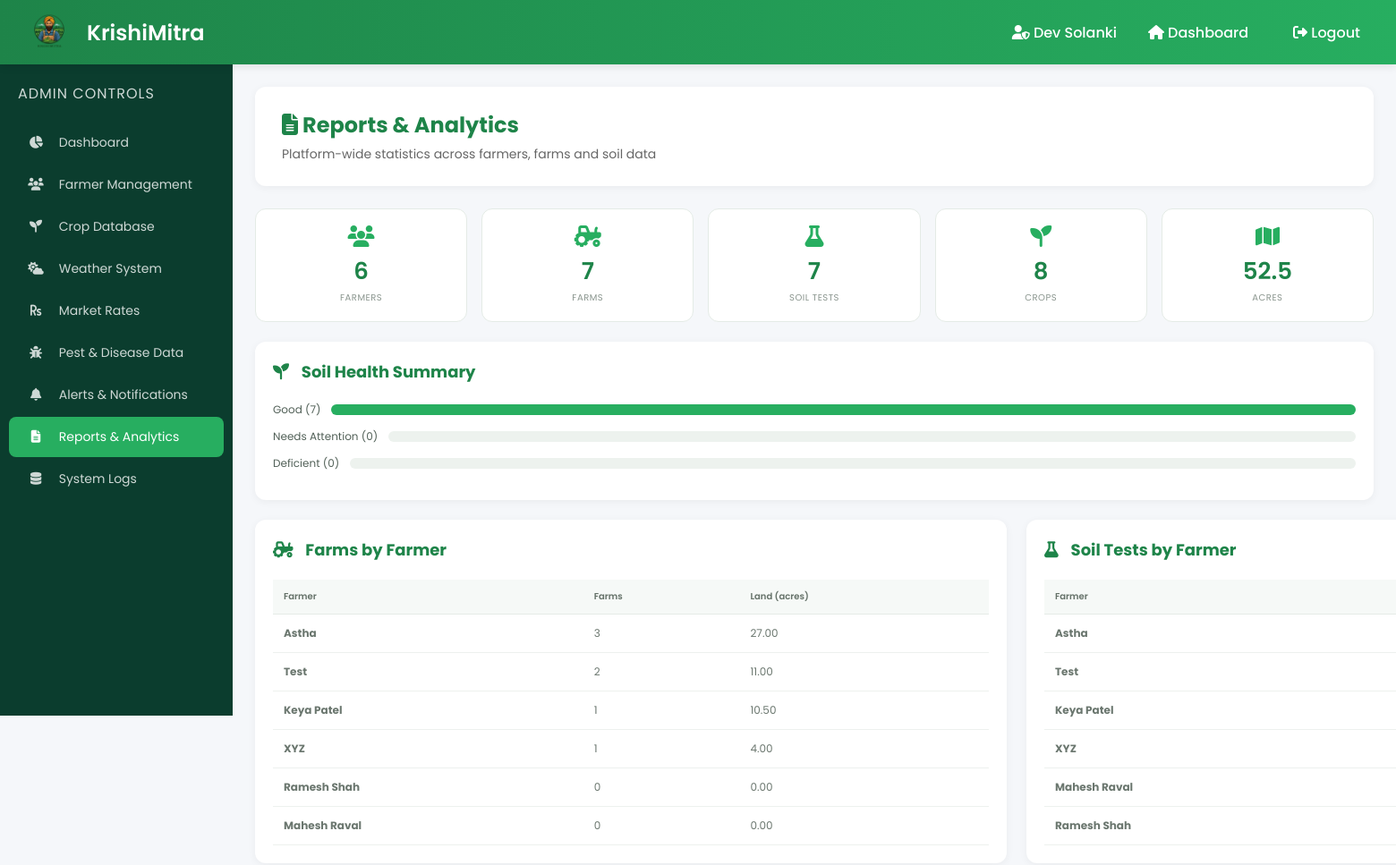
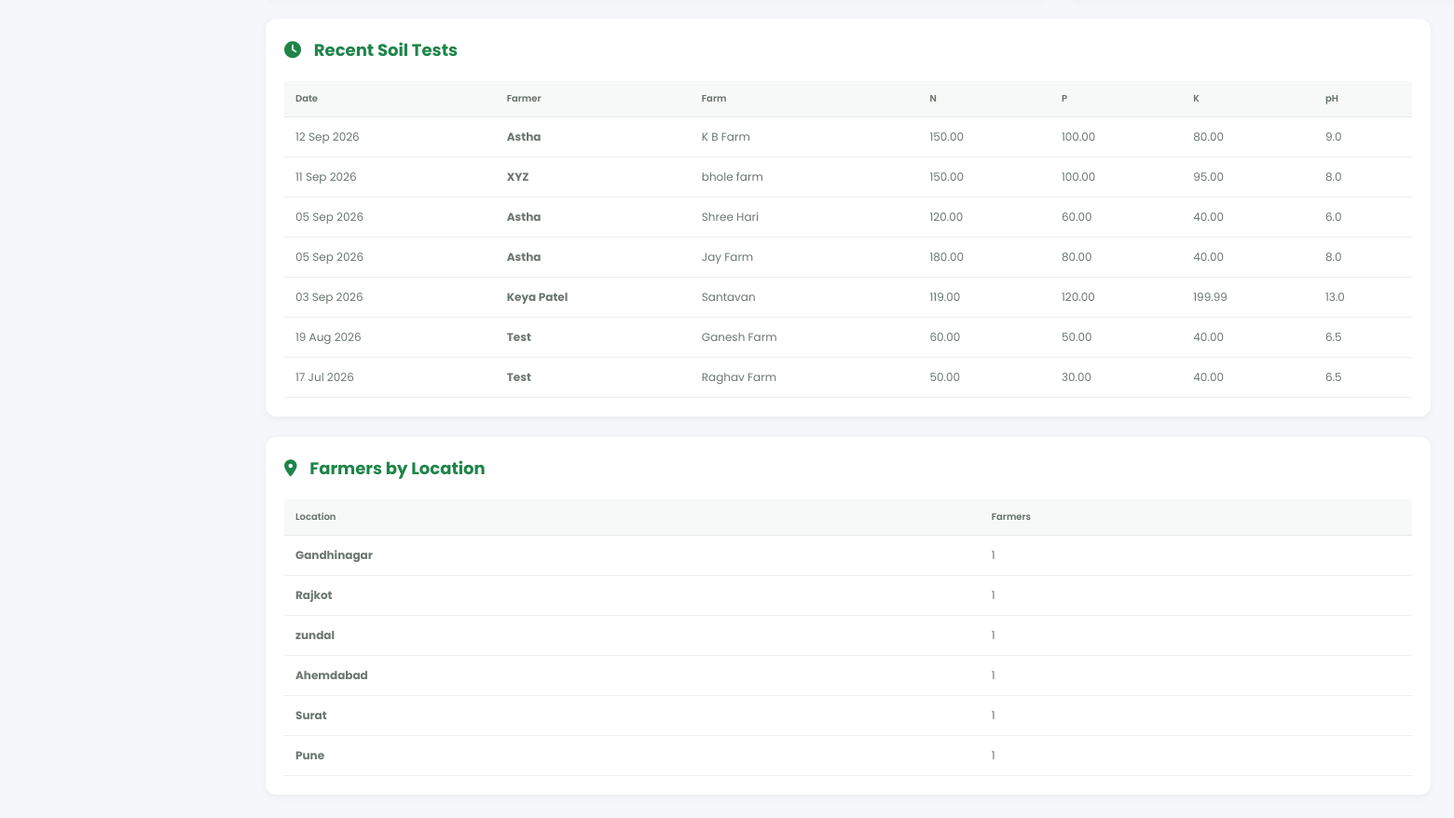
Screenshot of /KRISHIMITRA/admin/reports_analytics.php (signed in) with the database file from the repository (2 pictures, top to bottom).
### tables this page shows
CREATE TABLE `soil_data` (
  `id` int(11) NOT NULL,
  `farm_id` int(11) NOT NULL,
  `farmer_id` int(11) NOT NULL,
  `nitrogen` decimal(6,2) NOT NULL,
  `phosphorus` decimal(6,2) NOT NULL,
  `potassium` decimal(6,2) NOT NULL,
  `ph` decimal(4,1) NOT NULL,
  `temperature` decimal(5,1) NOT NULL,
  `humidity` decimal(5,1) NOT NULL,
  `rainfall` decimal(6,2) NOT NULL,
  `test_date` date NOT NULL,
  `created_at` timestamp NOT NULL DEFAULT current_timestamp()
);

CREATE TABLE `farmers` (
  `id` int(11) NOT NULL,
  `name` varchar(100) NOT NULL,
  `location` varchar(100) NOT NULL,
  `phone` varchar(15) NOT NULL,
  `password` varchar(255) NOT NULL,
  `created_at` timestamp NOT NULL DEFAULT current_timestamp(),
  `status` enum('active','inactive') DEFAULT 'active',
  `approved` tinyint(1) DEFAULT 1,
  `latitude` decimal(10,8) DEFAULT NULL,
  `longitude` decimal(11,8) DEFAULT NULL,
  `district` varchar(100) DEFAULT NULL
);

CREATE TABLE `farms` (
  `id` int(11) NOT NULL,
  `farmer_id` int(11) NOT NULL,
  `farm_name` varchar(100) NOT NULL,
  `location` varchar(100) NOT NULL,
  `farm_size` decimal(10,2) NOT NULL,
  `soil_type` varchar(50) DEFAULT NULL,
  `crop_history` text DEFAULT NULL,
  `created_at` timestamp NOT NULL DEFAULT current_timestamp(),
  `latitude` decimal(10,8) DEFAULT NULL,
  `longitude` decimal(11,8) DEFAULT NULL,
  `district` varchar(100) DEFAULT NULL
);

### KRISHIMITRA/admin/reports_analytics.php (the view, shortened to what this page needs)
<?php
require_once '../config/database.php';
$total_farmers = (int)$pdo->query("SELECT COUNT(*) FROM farmers")->fetchColumn();
$total_farms = (int)$pdo->query("SELECT COUNT(*) FROM farms")->fetchColumn();
$total_soil_tests = (int)$pdo->query("SELECT COUNT(*) FROM soil_data")->fetchColumn();
$total_crops = (int)$pdo->query("SELECT COUNT(*) FROM crops")->fetchColumn();
$total_land = (float)$pdo->query("SELECT COALESCE(SUM(farm_size),0) FROM farms")->fetchColumn();
$healthy = $warning = $deficient = 0;
$soil = $pdo->query("SELECT nitrogen, phosphorus, potassium FROM soil_data")->fetchAll();
foreach ($soil as $sd) {
    $h = getSoilHealthStatus($sd['nitrogen'], $sd['phosphorus'], $sd['potassium']);
    if ($h['status'] === 'healthy') $healthy++;
    elseif ($h['status'] === 'warning') $warning++;
    else $deficient++;
}
$soil_total = $healthy + $warning + $deficient;
$farms_by_farmer = $pdo->query("
    SELECT f.name AS farmer_name, COUNT(fa.id) AS farm_count,
           COALESCE(SUM(fa.farm_size),0) AS land
    FROM farmers f
    LEFT JOIN farms fa ON fa.farmer_id = f.id
    GROUP BY f.id ORDER BY farm_count DESC, land DESC
")->fetchAll();
$tests_per_farmer = $pdo->query("
    SELECT f.name AS farmer_name, COUNT(sd.id) AS tests
    FROM farmers f
    LEFT JOIN soil_data sd ON sd.farmer_id = f.id
    GROUP BY f.id ORDER BY tests DESC
")->fetchAll();
$recent_soil = $pdo->query("
    SELECT sd.*, f.name AS farmer_name, fa.farm_name
    FROM soil_data sd
    LEFT JOIN farmers f ON sd.farmer_id = f.id
    LEFT JOIN farms fa ON sd.farm_id = fa.id
    ORDER BY sd.test_date DESC LIMIT 8
")->fetchAll();
$loc_dist = $pdo->query("SELECT location, COUNT(*) c FROM farmers GROUP BY location ORDER BY c DESC")->fetchAll();
?>
<!DOCTYPE html>
<html lang="en">
<head>
    <link rel="stylesheet" href="admin_dashboard.css">
    <link rel="stylesheet" href="manage_farmers.css">
    <link rel="stylesheet" href="https://cdnjs.cloudflare.com/ajax/libs/font-awesome/6.5.0/css/all.min.css">
</head>
<body>
<div class="navbar">
    <div class="brand">
        <img src="../assets/images/logo1.png" alt="KrishiMitra Logo" onerror="this.src='../pictures/images/logo1.png'">
        <h2>KrishiMitra</h2>
    </div>
    <div class="nav-links">
        <span><i class="fas fa-user-shield"></i> <?php echo htmlspecialchars($_SESSION['admin_name']); ?></span>
        <a href="admin_dashboard.php"><i class="fas fa-home"></i> Dashboard</a>
        <a href="../logout.php" class="logout-btn"><i class="fas fa-sign-out-alt"></i> Logout</a>
    </div>
</div>
<div class="layout">
    <div class="sidebar">
        <h3>Admin Controls</h3>
        <a href="admin_dashboard.php"><i class="fas fa-chart-pie"></i> Dashboard</a>
        <a href="manage_farmers.php"><i class="fas fa-users"></i> Farmer Management</a>
        <a href="crop_database.php"><i class="fas fa-seedling"></i> Crop Database</a>
        <a href="weather_admin.php"><i class="fas fa-cloud-sun"></i> Weather System</a>
        <a href="market_rates.php"><i class="fas fa-rupee-sign"></i> Market Rates</a>
        <a href="pest_disease.php"><i class="fas fa-bug"></i> Pest &amp; Disease Data</a>
        <a href="alerts_notifications.php"><i class="fas fa-bell"></i> Alerts &amp; Notifications</a>
        <a class="active" href="reports_analytics.php"><i class="fas fa-file-alt"></i> Reports &amp; Analytics</a>
        <a href="system_logs.php"><i class="fas fa-database"></i> System Logs</a>
    </div>
    <div class="content">
        <div class="welcome-box">
            <h2><i class="fas fa-file-alt"></i> Reports &amp; Analytics</h2>
            <p>Platform-wide statistics across farmers, farms and soil data</p>
        </div>
        <div class="an-stats">
            <div class="an-stat"><i class="fas fa-users"></i><div class="val"><?php echo $total_farmers; ?></div><div class="lbl">Farmers</div></div>
            <div class="an-stat"><i class="fas fa-tractor"></i><div class="val"><?php echo $total_farms; ?></div><div class="lbl">Farms</div></div>
            <div class="an-stat"><i class="fas fa-flask"></i><div class="val"><?php echo $total_soil_tests; ?></div><div class="lbl">Soil Tests</div></div>
            <div class="an-stat"><i class="fas fa-seedling"></i><div class="val"><?php echo $total_crops; ?></div><div class="lbl">Crops</div></div>
            <div class="an-stat"><i class="fas fa-map"></i><div class="val"><?php echo number_format($total_land, 1); ?></div><div class="lbl">Acres</div></div>
        </div>
        <div class="farmers-table" style="margin-bottom:22px;">
            <div class="table-header"><h3><i class="fas fa-seedling"></i> Soil Health Summary</h3></div>
            <?php if ($soil_total > 0): ?>
                <?php $t = $soil_total; ?>
                <div class="bar-row bar-healthy"><span>Good (<?php echo $healthy; ?>)</span><div class="bar"><span style="width:<?php echo round($healthy/$t*100); ?>%;"></span></div></div>
                <div class="bar-row bar-warning"><span>Needs Attention (<?php echo $warning; ?>)</span><div class="bar"><span style="width:<?php echo round($warning/$t*100); ?>%;"></span></div></div>
                <div class="bar-row bar-deficient"><span>Deficient (<?php echo $deficient; ?>)</span><div class="bar"><span style="width:<?php echo round($deficient/$t*100); ?>%;"></span></div></div>
            <?php else: ?>
                <div class="no-data"><i class="fas fa-flask"></i><p>No soil test data available.</p></div>
            <?php endif; ?>
        </div>
        <div style="display:grid;grid-template-columns:1fr 1fr;gap:22px;">
            <div class="farmers-table">
                <div class="table-header"><h3><i class="fas fa-tractor"></i> Farms by Farmer</h3></div>
                <?php if (count($farms_by_farmer) > 0): ?>
                <div class="table-responsive">
                    <table class="rp-table">
                        <thead><tr><th>Farmer</th><th>Farms</th><th>Land (acres)</th></tr></thead>
                        <tbody>
                            <?php foreach ($farms_by_farmer as $r): ?>
                            <tr>
                                <td><strong><?php echo htmlspecialchars($r['farmer_name']); ?></strong></td>
                                <td><?php echo $r['farm_count']; ?></td>
                                <td><?php echo number_format((float)$r['land'], 2); ?></td>
                            </tr>
                            <?php endforeach; ?>
                        </tbody>
                    </table>
                </div>
                <?php else: ?>
                    <div class="no-data"><p>No farms yet.</p></div>
                <?php endif; ?>
            </div>
            <div class="farmers-table">
                <div class="table-header"><h3><i class="fas fa-flask"></i> Soil Tests by Farmer</h3></div>
                <?php if (count($tests_per_farmer) > 0): ?>
                <div class="table-responsive">
                    <table class="rp-table">
                        <thead><tr><th>Farmer</th><th>Soil Tests</th></tr></thead>
                        <tbody>
                            <?php foreach ($tests_per_farmer as $r): ?>
                            <tr>
                                <td><strong><?php echo htmlspecialchars($r['farmer_name']); ?></strong></td>
                            </tr>
                            <?php endforeach; ?>
                        </tbody>
                    </table>
                </div>
                <?php else: ?>
                    <div class="no-data"><p>No soil tests yet.</p></div>
                <?php endif; ?>
            </div>
        </div>
        <div class="farmers-table" style="margin-top:22px;">
            <div class="table-header"><h3><i class="fas fa-clock"></i> Recent Soil Tests</h3></div>
            <?php if (count($recent_soil) > 0): ?>
                <div class="table-responsive">
                    <table class="rp-table">
                        <thead><tr><th>Date</th><th>Farmer</th><th>Farm</th><th>N</th><th>P</th><th>K</th><th>pH</th></tr></thead>
                        <tbody>
                            <?php foreach ($recent_soil as $sd): ?>
                            <tr>
                                <td><?php echo date('d M Y', strtotime($sd['test_date'])); ?></td>
                                <td><strong><?php echo htmlspecialchars($sd['farmer_name']); ?></strong></td>
                                <td><?php echo htmlspecialchars($sd['farm_name']); ?></td>
                                <td><?php echo $sd['nitrogen']; ?></td>
                                <td><?php echo $sd['phosphorus']; ?></td>
                                <td><?php echo $sd['potassium']; ?></td>
                                <td><?php echo $sd['ph']; ?></td>
                            </tr>
                            <?php endforeach; ?>
                        </tbody>
                    </table>
                </div>
            <?php else: ?>
                <div class="no-data"><i class="fas fa-flask"></i><p>No soil tests recorded yet.</p></div>
            <?php endif; ?>
        </div>
        <div class="farmers-table" style="margin-top:22px;">
            <div class="table-header"><h3><i class="fas fa-map-marker-alt"></i> Farmers by Location</h3></div>
            <?php if (count($loc_dist) > 0): ?>
                <div class="table-responsive">
                    <table class="rp-table">
                        <thead><tr><th>Location</th><th>Farmers</th></tr></thead>
                        <tbody>
                            <?php foreach ($loc_dist as $r): ?>
                            <tr><td><strong><?php echo htmlspecialchars($r['location']); ?></strong></td><td><?php echo $r['c']; ?></td></tr>
                            <?php endforeach; ?>
                        </tbody>
                    </table>
                </div>
            <?php else: ?>
                <div class="no-data"><p>No farmers yet.</p></div>
            <?php endif; ?>
        </div>
    </div>
</div>
</body>
</html>

### KRISHIMITRA/admin/admin_dashboard.css (style rules this page uses)
* { margin: 0; padding: 0; box-sizing: border-box; }
body { font-family: 'Poppins', sans-serif; background: #f5f7fa; overflow-x: hidden; }
.navbar { position: fixed; top: 0; left: 0; width: 100%; height: 72px; background: linear-gradient(90deg, #1e8449, #27ae60); display: flex; justify-content: space-between; align-items: center; padding: 0 25px; color: white; z-index: 1000; box-shadow: 0 2px 10px rgba(0,0,0,0.1); }
.brand { display: flex; align-items: center; gap: 12px; }
.brand img { height: 60px; width: auto; object-fit: contain; }
.brand h2 { font-size: 24px; font-weight: 600; }
.nav-links { display: flex; align-items: center; gap: 20px; }
.nav-links span { color: white; font-weight: 500; }
.nav-links a { color: white; text-decoration: none; font-weight: 500; padding: 8px 15px; border-radius: 6px; transition: 0.3s; }
.layout { display: flex; margin-top: 72px; }
.sidebar { position: fixed; top: 72px; left: 0; width: 260px; height: calc(100vh - 72px); background: #0b3d2e; padding: 20px 0; color: white; overflow-y: auto; }
.sidebar h3 { padding: 0 20px; margin-bottom: 20px; font-size: 16px; opacity: 0.8; font-weight: 400; letter-spacing: 1px; text-transform: uppercase; }
.sidebar a { display: block; color: rgba(255,255,255,0.8); text-decoration: none; padding: 12px 20px; margin: 2px 10px; border-radius: 8px; transition: 0.3s; font-size: 14px; }
.sidebar a i { margin-right: 12px; width: 20px; text-align: center; }
.sidebar a.active { background: #27ae60; color: white; }
.content { margin-left: 260px; padding: 25px; width: calc(100% - 260px); min-height: calc(100vh - 72px); }
.welcome-box { background: white; padding: 25px 30px; border-radius: 12px; margin-bottom: 25px; box-shadow: 0 2px 10px rgba(0,0,0,0.05); }
.welcome-box h2 { color: #1e8449; margin-bottom: 5px; }
.welcome-box p { color: #666; font-size: 14px; }

### KRISHIMITRA/admin/manage_farmers.css (style rules this page uses)
.farmers-table { background: white; padding: 20px; border-radius: 12px; box-shadow: 0 2px 10px rgba(0,0,0,0.05); }
.table-header { display: flex; justify-content: space-between; align-items: center; margin-bottom: 20px; flex-wrap: wrap; gap: 10px; }
.table-header h3 { color: #1e8449; margin: 0; font-size: 18px; }
.table-header h3 i { margin-right: 10px; }
.table-responsive { overflow-x: auto; }
.farmers-table table { width: 100%; border-collapse: collapse; min-width: 800px; }
.farmers-table th { background: #f8f9fa; padding: 12px 15px; text-align: left; font-weight: 600; color: #333; font-size: 13px; border-bottom: 2px solid #e9ecef; white-space: nowrap; }
.farmers-table td { padding: 12px 15px; border-bottom: 1px solid #f1f3f5; font-size: 14px; color: #555; vertical-align: middle; }

### KRISHIMITRA/admin/reports_analytics.php (style rules this page uses)
.an-stats { display:grid; grid-template-columns:repeat(auto-fit,minmax(180px,1fr)); gap:16px; margin-bottom:22px; }
.an-stat { background:#fff; border:1px solid #e4ebe6; border-radius:12px; padding:18px; text-align:center; }
.an-stat i { font-size:24px; color:#27ae60; }
.an-stat .val { font-size:26px; font-weight:600; color:#1e8449; margin:4px 0 2px; }
.an-stat .lbl { color:#8a958e; font-size:10px; text-transform:uppercase; letter-spacing:.5px; }
.rp-table { width:100%; border-collapse:collapse; }
.rp-table th { padding:11px 12px; background:#f6f9f7; color:#647168; text-align:left; font-size:10px; font-weight:600; border-bottom:1px solid #e5ebe7; }
.rp-table td { padding:12px; color:#6b776f; font-size:12px; border-bottom:1px solid #edf1ee; }
.bar-row { display:flex; align-items:center; gap:12px; margin-bottom:12px; font-size:12px; color:#526158; }
.bar-row .bar { flex:1; height:12px; background:#edf2ee; border-radius:6px; overflow:hidden; }
.bar-row .bar span { display:block; height:100%; }
.bar-healthy .bar span { background:#27ae60; }

### rows the page displays
soil_data: test_date "12 Sep 2026", farmer.name "Astha", farm.farm_name "K B Farm", nitrogen "150.00", phosphorus "100.00", potassium "80.00", ph "9.0"
soil_data: test_date "11 Sep 2026", farmer.name "XYZ", farm.farm_name "bhole farm", nitrogen "150.00", phosphorus "100.00", potassium "95.00", ph "8.0"
soil_data: test_date "05 Sep 2026", farmer.name "Astha", farm.farm_name "Shree Hari", nitrogen "120.00", phosphorus "60.00", potassium "40.00", ph "6.0"
soil_data: test_date "05 Sep 2026", farmer.name "Astha", farm.farm_name "Jay Farm", nitrogen "180.00", phosphorus "80.00", potassium "40.00", ph "8.0"
soil_data: test_date "03 Sep 2026", farmer.name "Keya Patel", farm.farm_name "Santavan", nitrogen "119.00", phosphorus "120.00", potassium "199.99", ph "13.0"
soil_data: test_date "19 Aug 2026", farmer.name "Test", farm.farm_name "Ganesh Farm", nitrogen "60.00", phosphorus "50.00", potassium "40.00", ph "6.5"
soil_data: test_date "17 Jul 2026", farmer.name "Test", farm.farm_name "Raghav Farm", nitrogen "50.00", phosphorus "30.00", potassium "40.00", ph "6.5"

### other values shown
$_SESSION['admin_name'] "Dev Solanki"
$total_farmers "6"
$total_farms "7"
$total_soil_tests "7"
$total_crops "8"
$total_land "52.5"
$healthy "7"
$warning "0"
$deficient "0"
$r['farmer_name'] "Astha"
$r['farm_count'] "3"
$r['land'] "27.00"
$r['farmer_name'] "Test"
$r['farm_count'] "2"
$r['land'] "11.00"
